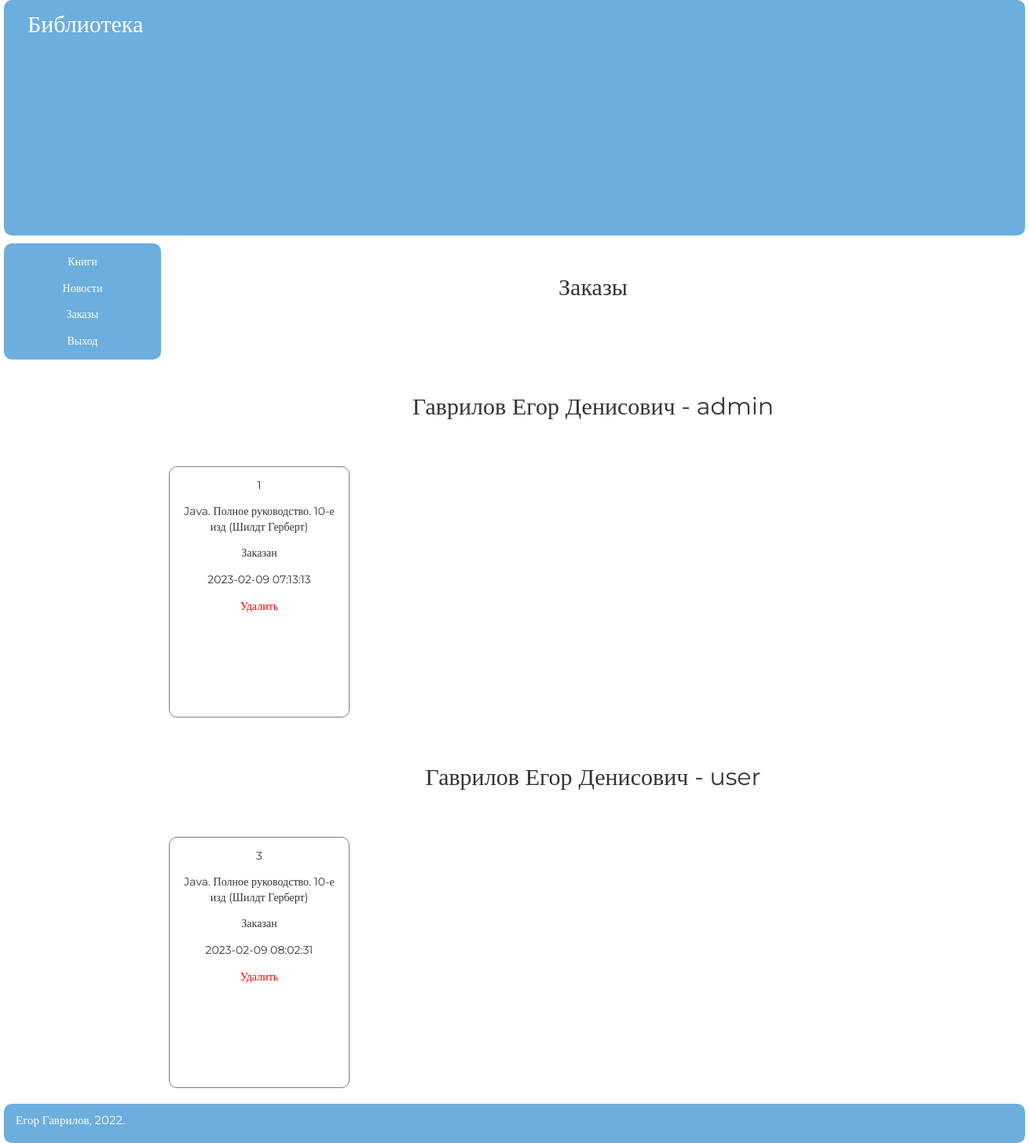
The page /adminka/orders.php on the database its author committed.
### tables this page shows
CREATE TABLE `users` (
  `id` int(11) NOT NULL,
  `username` text NOT NULL,
  `password` text NOT NULL,
  `name` text NOT NULL,
  `surname` text NOT NULL,
  `l_name` text NOT NULL,
  `phone` text NOT NULL,
  `role` int(1) NOT NULL DEFAULT 0
);

CREATE TABLE `orders` (
  `id` int(11) NOT NULL,
  `book_id` int(11) NOT NULL,
  `user_id` int(11) NOT NULL,
  `creation_date` datetime NOT NULL DEFAULT current_timestamp()
);

CREATE TABLE `catalog` (
  `id` int(11) NOT NULL,
  `title` text NOT NULL,
  `category` int(11) NOT NULL,
  `year` int(4) NOT NULL,
  `filename` text NOT NULL,
  `picture` text NOT NULL
);

### adminka/orders.php (called while the page is built)
<?php
include "components/header.php";
include "components/contents/orders.php";
include "components/sidebar.php";
include "../components/footer.php";

### adminka/components/contents/orders.php (the view)
<div class="container clearfix">
    <main class="content">
        <p style="text-align: center; font-size: 30px; margin: 0; padding: 1.5em 0;">Заказы</p><br/>
        <?php
        $str_out_user_order = "SELECT DISTINCT `user_id` FROM `orders`";
        $run_out_user_order = mysqli_query($connect, $str_out_user_order);
        while ($out_user_order = mysqli_fetch_array($run_out_user_order)) {
            $user_id = $out_user_order['user_id'];
            $str_out_user = "SELECT * FROM `users` WHERE id=$user_id";
            $run_out_user = mysqli_query($connect, $str_out_user);
            $out_user = mysqli_fetch_array($run_out_user);
            echo "<p style='text-align: center; font-size: 30px; margin: 0; padding: 1.5em 0;'>$out_user[surname] $out_user[name] $out_user[l_name] - $out_user[username]</p>";
            echo "
					<div class=boxes>
				";
            $str_out_user_orders = "SELECT * FROM `orders` WHERE user_id=$user_id";
            $run_out_user_orders = mysqli_query($connect, $str_out_user_orders);
            while ($out_user_orders = mysqli_fetch_array($run_out_user_orders)) {
                $prod_id = $out_user_orders['book_id'];
                $str_out_prod = "SELECT * FROM `catalog` WHERE id=$prod_id";
                $run_out_prod = mysqli_query($connect, $str_out_prod);
                $out_prod = mysqli_fetch_array($run_out_prod);
                echo "
					    <div class='box'>
							<p>$out_user_orders[id]</p>
							<p>$out_prod[title]</p>
							<p>Заказан</p>
							<p>$out_user_orders[creation_date]</p>
							<p>
								<a href=controllers/del.php?del_order=$out_user_orders[id] class=delete>
									Удалить
								</a>
							</p>
						</div>
					";
            }
            echo "</div>";
        }
        ?>
        </main>

### adminka/components/header.php (shortened to what this page needs)
<!DOCTYPE html>
<html lang="ru">
<head>
    <link rel="stylesheet" href="../css/style.css">
</head>
<body>
    <div class="content-wrapper">
        <header class="header">
            <p style="font-size: 30px; margin: 0; padding: 10px 1em;">Библиотека</p>
        </header>

### adminka/components/sidebar.php
    <aside class="sidebar sidebar1">
        <p style="text-align: center;"><a href="books.php">Книги</a></p>
        <p style="text-align: center;"><a href="news.php">Новости</a></p>
        <p style="text-align: center;"><a href="orders.php">Заказы</a></p>
        <p style="text-align: center;"><a href="controllers/exit.php">Выход</a></p>
    </aside>
</div>

### components/footer.php
        <footer class="footer">
            <p style="font-size: 15px; margin: 0; padding: 10px 1em;">Егор Гаврилов, 2022.</p>
        </footer>
    </div>
</body>
</html>

### css/style.css (style rules this page uses)
html { line-height: 1.15; -webkit-text-size-adjust: 100%; }
body { margin: 0; }
main { display: block; }
a { background-color: transparent; }
* { -webkit-box-sizing: border-box; -moz-box-sizing: border-box; box-sizing: border-box; }
.clearfix:after { content: ""; display:block; clear: both; }
html, body { font-family: Montserrat; margin: 0; padding: 0; font-size: 14px; line-height: 1.4; color: #333; background-color: #fff; }
.header { height: 300px; background: #6CAEDD; color: #fff; border-radius: 10px; }
.footer { height: 50px; background: #6CAEDD; color: #fff; border-radius: 10px; }
.content-wrapper { margin: 0 auto; width: 1300px; }
.content { width: 100%; float: left; padding-left: 200px; margin-bottom: 10px; }
.sidebar { background: #6CAEDD; float: left; position: relative; margin-left: -100%; margin-top: 10px; border-radius: 10px; }
.sidebar1 { width: 200px; }
a { text-decoration: none; color: white; }
.delete { text-decoration: none; color: red; }
.box { width: 230px; height: 320px; border: 1px solid grey; border-radius: 10px; margin: 10px; padding: 0px 15px; text-align: center; }
.boxes { display: flex; }

### rows shown on the page
users: surname "Гаврилов", name "Егор", l_name "Денисович", username "admin"
orders: id "1", book.title "Java. Полное руководство. 10-е изд (Шилдт Герберт)", creation_date "2023-02-09 07:13:13"
users: surname "Гаврилов", name "Егор", l_name "Денисович", username "user"
orders: id "3", book.title "Java. Полное руководство. 10-е изд (Шилдт Герберт)", creation_date "2023-02-09 08:02:31"
